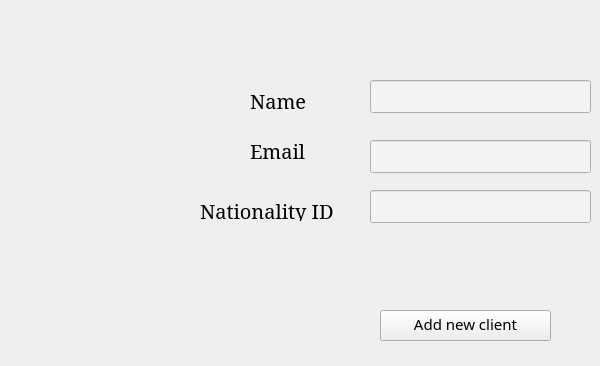
      <widget class="QWidget" name="tab_13">
       <attribute name="title">
        <string>Add new Client</string>
       </attribute>
       <widget class="QLineEdit" name="lineEdit_5">
        <property name="geometry">
         <rect>
          <x>370</x>
          <y>80</y>
          <width>221</width>
          <height>33</height>
         </rect>
        </property>
        <property name="font">
         <font>
          <pointsize>12</pointsize>
         </font>
        </property>
        <property name="styleSheet">
         <string notr="true">background-color: rgb(243, 243, 243);</string>
        </property>
       </widget>
       <widget class="QLabel" name="label_13">
        <property name="geometry">
         <rect>
          <x>250</x>
          <y>90</y>
          <width>61</width>
          <height>21</height>
         </rect>
        </property>
        <property name="font">
         <font>
          <family>Serif</family>
          <pointsize>15</pointsize>
         </font>
        </property>
        <property name="text">
         <string>Name</string>
        </property>
       </widget>
       <widget class="QLabel" name="label_14">
        <property name="geometry">
         <rect>
          <x>200</x>
          <y>200</y>
          <width>151</width>
          <height>21</height>
         </rect>
        </property>
        <property name="font">
         <font>
          <family>Serif</family>
          <pointsize>15</pointsize>
         </font>
        </property>
        <property name="text">
         <string>Nationality ID</string>
        </property>
       </widget>
       <widget class="QPushButton" name="pushButton_22">
        <property name="geometry">
         <rect>
          <x>380</x>
          <y>310</y>
          <width>171</width>
          <height>31</height>
         </rect>
        </property>
        <property name="font">
         <font>
          <family>Noto Serif Thai</family>
          <pointsize>11</pointsize>
         </font>
        </property>
        <property name="text">
         <string>Add new client</string>
        </property>
       </widget>
       <widget class="QLineEdit" name="lineEdit_37">
        <property name="geometry">
         <rect>
          <x>370</x>
          <y>190</y>
          <width>221</width>
          <height>33</height>
         </rect>
        </property>
        <property name="styleSheet">
         <string notr="true">background-color: rgb(243, 243, 243);</string>
        </property>
       </widget>
       <widget class="QLineEdit" name="lineEdit_38">
        <property name="geometry">
         <rect>
          <x>370</x>
          <y>140</y>
          <width>221</width>
          <height>33</height>
         </rect>
        </property>
        <property name="styleSheet">
         <string notr="true">background-color: rgb(243, 243, 243);</string>
        </property>
       </widget>
       <widget class="QLabel" name="label_34">
        <property name="geometry">
         <rect>
          <x>250</x>
          <y>140</y>
          <width>101</width>
          <height>21</height>
         </rect>
        </property>
        <property name="font">
         <font>
          <family>Serif</family>
          <pointsize>15</pointsize>
         </font>
        </property>
        <property name="text">
         <string>Email</string>
        </property>
       </widget>
       <widget class="QLabel" name="label_36">
        <property name="geometry">
         <rect>
          <x>200</x>
          <y>340</y>
          <width>54</width>
          <height>17</height>
         </rect>
        </property>
        <property name="font">
         <font>
          <pointsize>11</pointsize>
         </font>
        </property>
        <property name="text">
         <string/>
        </property>
       </widget>
      </widget>
